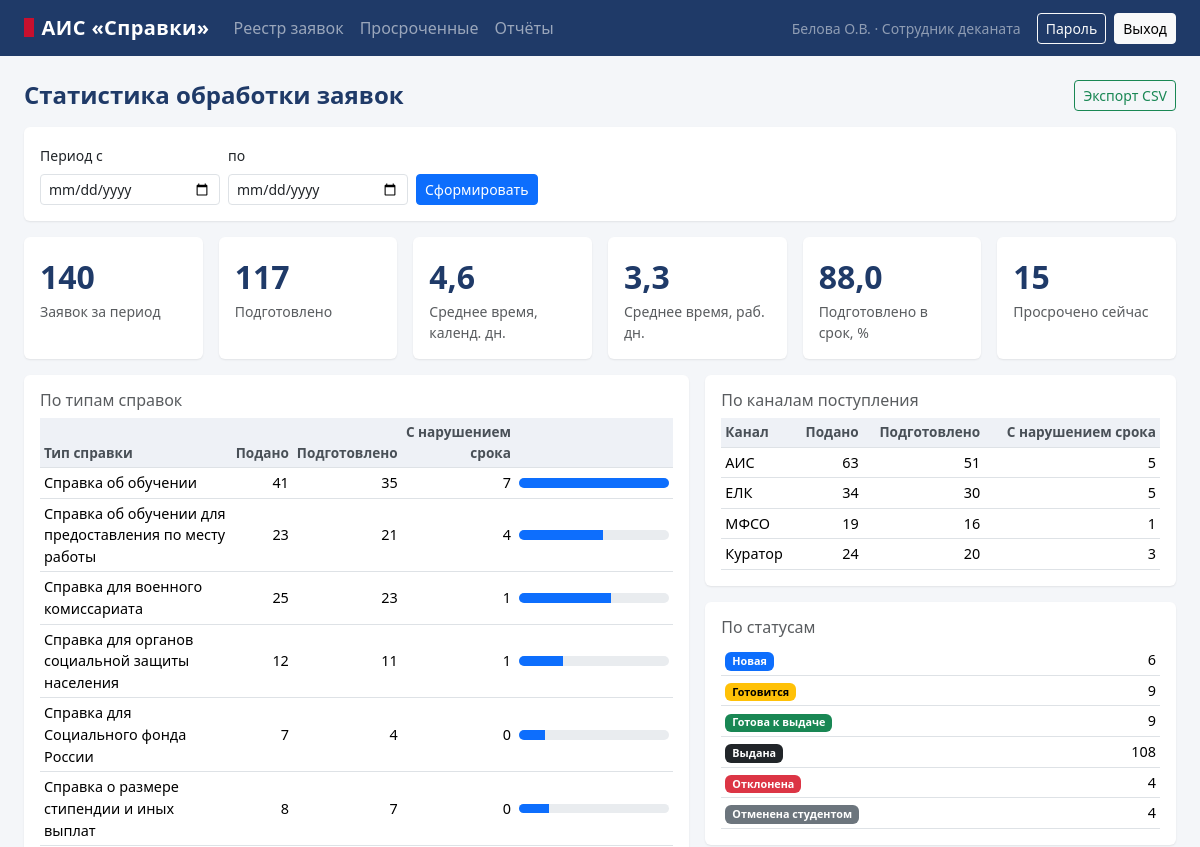
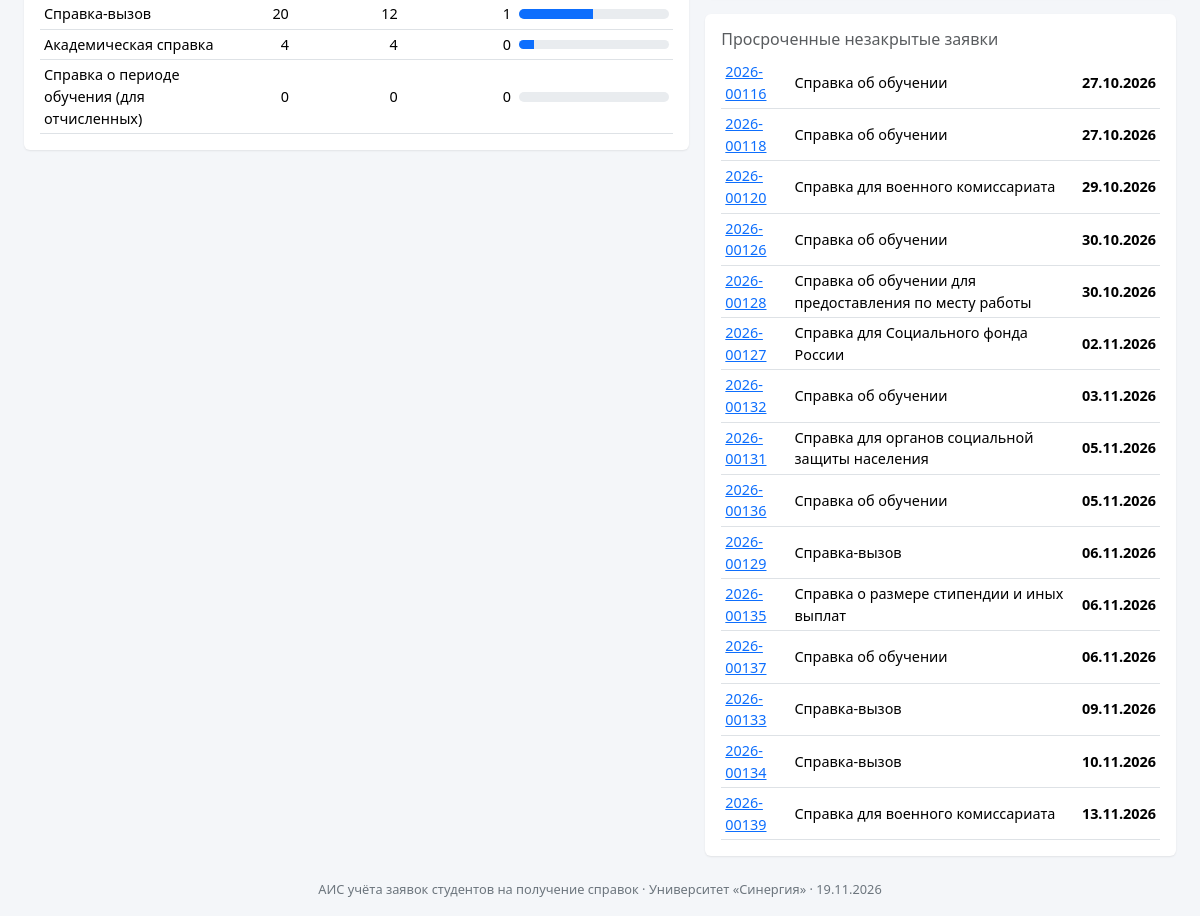
The page /staff/reports (signed in) on the database its author committed (2 pictures, top to bottom).
### app/models.py (models this page shows, shortened)
class User(db.Model):
    __tablename__ = "users"
    id = db.Column(db.Integer, primary_key=True)
    login = db.Column(db.String(40), unique=True, nullable=False, index=True)
    password_hash = db.Column(db.String(255), nullable=False)
    full_name = db.Column(db.String(120), nullable=False)
    email = db.Column(db.String(120))
    role_id = db.Column(db.Integer, db.ForeignKey("roles.id"), nullable=False)
    is_active = db.Column(db.Boolean, default=True, nullable=False)
    failed_logins = db.Column(db.Integer, default=0, nullable=False)
    locked_until = db.Column(db.DateTime)
    created_at = db.Column(db.DateTime, default=datetime.now, nullable=False)
    last_login_at = db.Column(db.DateTime)
    role = db.relationship("Role")
    student = db.relationship("Student", back_populates="user", uselist=False)
    @property
    def role_code(self):
        return self.role.code
    @property
    def short_name(self):
        parts = self.full_name.split()
        return parts[0] + " " + "".join(p[0] + "." for p in parts[1:3])

class Role(db.Model):
    __tablename__ = "roles"
    id = db.Column(db.Integer, primary_key=True)
    code = db.Column(db.String(10), unique=True, nullable=False)
    name = db.Column(db.String(60), nullable=False)

class CertType(db.Model):
    __tablename__ = "cert_types"
    id = db.Column(db.Integer, primary_key=True)
    code = db.Column(db.String(10), unique=True, nullable=False)
    name = db.Column(db.String(160), nullable=False)
    lead_days = db.Column(db.Integer, nullable=False)  # срок, рабочих дней
    max_copies = db.Column(db.Integer, default=3, nullable=False)
    printable = db.Column(db.Boolean, default=True, nullable=False)
    electronic = db.Column(db.Boolean, default=True, nullable=False)
    description = db.Column(db.String(400))
    is_active = db.Column(db.Boolean, default=True, nullable=False)
    sort_order = db.Column(db.Integer, default=100, nullable=False)

class Status(db.Model):
    __tablename__ = "statuses"
    id = db.Column(db.Integer, primary_key=True)
    code = db.Column(db.String(10), unique=True, nullable=False)
    name = db.Column(db.String(40), nullable=False)
    is_final = db.Column(db.Boolean, default=False, nullable=False)
    css = db.Column(db.String(20), default="secondary", nullable=False)
    sort_order = db.Column(db.Integer, default=100, nullable=False)

class Request(db.Model):
    __tablename__ = "requests"
    id = db.Column(db.Integer, primary_key=True)
    number = db.Column(db.String(10), unique=True, nullable=False, index=True)
    student_id = db.Column(db.Integer, db.ForeignKey("students.id"),
                           nullable=False, index=True)
    cert_type_id = db.Column(db.Integer, db.ForeignKey("cert_types.id"),
                             nullable=False)
    status_id = db.Column(db.Integer, db.ForeignKey("statuses.id"),
                          nullable=False, index=True)
    operator_id = db.Column(db.Integer, db.ForeignKey("users.id"))
    purpose = db.Column(db.String(200), nullable=False)
    copies = db.Column(db.Integer, default=1, nullable=False)
    delivery = db.Column(db.String(4), nullable=False)
    post_address = db.Column(db.String(250))
    student_comment = db.Column(db.String(400))
    channel = db.Column(db.String(4), default=CH_AIS, nullable=False,
                        index=True)                   # канал поступления
    ext_number = db.Column(db.String(30))             # № во внешнем канале
    name_dat = db.Column(db.String(120))              # ФИО в дательном падеже
    basis = db.Column(db.String(4))                   # код из VYZ_BASIS
    period_from = db.Column(db.Date)
    period_to = db.Column(db.Date)
    reject_reason = db.Column(db.String(400))
    created_at = db.Column(db.DateTime, default=datetime.now, nullable=False)
    planned_date = db.Column(db.Date, nullable=False)
    ready_at = db.Column(db.DateTime)
    closed_at = db.Column(db.DateTime)
    student = db.relationship("Student")
    cert_type = db.relationship("CertType")
    status = db.relationship("Status")
    operator = db.relationship("User")
    history = db.relationship("StatusHistory", back_populates="request",
                              order_by="StatusHistory.changed_at",
                              cascade="all, delete-orphan")
    type_check = db.relationship("TypeCheck", uselist=False, lazy="selectin",
                                 cascade="all, delete-orphan")
    def is_overdue(self, today=None):
        return (self.status.code in OPEN_STATUSES
                and self.planned_date < (today or date.today()))

### app/views/staff.py (the view)
@bp.route("/reports")
@role_required(*STAFF_ROLES)
def reports():
    d_from = parse_date(request.args.get("from"))
    d_to = parse_date(request.args.get("to"))
    stats = statistics(d_from, d_to)
    return render_template("staff/reports.html", s=stats,
                           d_from=d_from, d_to=d_to)

### app/__init__.py (called while the page is built)
def register_template_helpers(app):
    @app.context_processor
    def inject_globals():
        return {"today": date.today(), "DELIVERY": DELIVERY,
                "channels": CHANNELS, "VYZ_BASIS": VYZ_BASIS,
                "org_name": app.config["ORG_NAME"]}
    @app.template_filter("dt")
    def fmt_dt(value, fmt="%d.%m.%Y %H:%M"):
        return value.strftime(fmt) if value else "—"
    @app.template_filter("num")
    def fmt_num(value):
        return "—" if value is None else str(value).replace(".", ",")

### app/reports.py (called while the page is built)
def parse_date(value):
    try:
        return date.fromisoformat(value) if value else None
    except ValueError:
        return None

### app/security.py (called while the page is built)
def load_current_user():
    uid = session.get("uid")
    g.user = db.session.get(User, uid) if uid else None
    if g.user is not None and not g.user.is_active:
        session.clear()
        g.user = None

def login_required(view):
    @wraps(view)
    def wrapped(*args, **kwargs):
        if g.get("user") is None:
            flash("Войдите в систему", "warning")
            return redirect(url_for("auth.login", next=request.path))
        return view(*args, **kwargs)
    return wrapped

def role_required(*roles):
    def decorator(view):
        @wraps(view)
        @login_required
        def wrapped(*args, **kwargs):
            if g.user.role_code not in roles:
                audit("ACCESS_DENIED", details=request.path)
                db.session.commit()
                abort(403)
            return view(*args, **kwargs)
        return wrapped
    return decorator

def set_security_headers(response):
    response.headers.setdefault("X-Frame-Options", "DENY")
    response.headers.setdefault("X-Content-Type-Options", "nosniff")
    response.headers.setdefault("Referrer-Policy", "same-origin")
    response.headers.setdefault(
        "Content-Security-Policy",
        "default-src 'self'; img-src 'self' data:; style-src 'self' 'unsafe-inline'; "
        "script-src 'self'")
    return response

### app/workdays.py (called while the page is built)
def is_workday(day, holidays=frozenset()):
    if day in WORKING_WEEKENDS:
        return True
    return day.weekday() < 5 and day not in holidays

### app/templates/staff/reports.html (shortened to what this page needs)
{% extends "base.html" %}{% from "_macros.html" import status_badge %}
{% block content %}
<div class="d-flex justify-content-between align-items-center mb-3">
<h1 class="h4 page-title mb-0">Статистика обработки заявок</h1>
<a class="btn btn-outline-success btn-sm" href="{{ url_for('staff.reports_csv', **request.args) }}">Экспорт CSV</a></div>
<form class="card mb-3" method="get"><div class="card-body row g-2 align-items-end">
<div class="col-md-2"><label class="form-label small">Период с</label><input type="date" class="form-control form-control-sm" name="from" value="{{ d_from or '' }}"></div>
<div class="col-md-2"><label class="form-label small">по</label><input type="date" class="form-control form-control-sm" name="to" value="{{ d_to or '' }}"></div>
<div class="col-md-2"><button class="btn btn-primary btn-sm">Сформировать</button></div></div></form>
<div class="row g-3 mb-3">
{% for label, val in [('Заявок за период', s.total), ('Подготовлено', s.done), ('Среднее время, календ. дн.', s.avg_days), ('Среднее время, раб. дн.', s.avg_workdays), ('Подготовлено в срок, %', s.on_time_pct), ('Просрочено сейчас', s.overdue|length)] %}
<div class="col-md-2"><div class="card h-100"><div class="card-body"><div class="stat-num">{{ val|num }}</div><div class="small text-muted">{{ label }}</div></div></div></div>
{% endfor %}
</div>
<div class="row g-3">
<div class="col-lg-7"><div class="card"><div class="card-body">
<h2 class="h6 text-muted">По типам справок</h2>
<table class="table table-sm mb-0"><thead><tr><th>Тип справки</th><th class="text-end">Подано</th><th class="text-end">Подготовлено</th><th class="text-end">С нарушением срока</th><th class="w-25"></th></tr></thead>
{% set mx = (s.by_type.values()|map(attribute='total')|max) or 1 %}
{% for code, t in s.by_type.items() %}<tr><td>{{ t.name }}</td><td class="text-end">{{ t.total }}</td><td class="text-end">{{ t.done }}</td><td class="text-end">{{ t.late }}</td>
<td><div class="progress" style="height:.6rem"><div class="progress-bar" style="width: {{ (100 * t.total / mx)|round(0) }}%"></div></div></td></tr>{% endfor %}
</table></div></div></div>
<div class="col-lg-5"><div class="card mb-3"><div class="card-body">
<h2 class="h6 text-muted">По каналам поступления</h2>
<table class="table table-sm mb-0"><thead><tr><th>Канал</th><th class="text-end">Подано</th><th class="text-end">Подготовлено</th><th class="text-end">С нарушением срока</th></tr></thead>
{% for code, c in s.by_channel.items() %}<tr><td>{{ c.name }}</td><td class="text-end">{{ c.total }}</td><td class="text-end">{{ c.done }}</td><td class="text-end">{{ c.late }}</td></tr>{% endfor %}
</table></div></div>
<div class="card mb-3"><div class="card-body">
<h2 class="h6 text-muted">По статусам</h2>
<table class="table table-sm mb-0">{% for code, st in s.by_status.items() %}<tr><td><span class="badge text-bg-{{ st.css }}">{{ st.name }}</span></td><td class="text-end">{{ st.total }}</td></tr>{% endfor %}</table>
</div></div>
<div class="card"><div class="card-body"><h2 class="h6 text-muted">Просроченные незакрытые заявки</h2>
<table class="table table-sm mb-0">{% for r in s.overdue %}<tr><td><a href="{{ url_for('staff.process', req_id=r.id) }}">{{ r.number }}</a></td><td>{{ r.cert_type.name }}</td><td class="overdue">{{ r.planned_date.strftime('%d.%m.%Y') }}</td></tr>{% else %}<tr><td class="text-muted">Нет</td></tr>{% endfor %}</table>
</div></div></div>
</div>
{% endblock %}

### app/templates/base.html (shortened to what this page needs)
<!doctype html>
<html lang="ru">
<head>
  <link rel="stylesheet" href="{{ url_for('static', filename='css/bootstrap.min.css') }}">
  <link rel="stylesheet" href="{{ url_for('static', filename='css/app.css') }}">
</head>
<body>
{% if g.user %}
<nav class="navbar navbar-expand-lg navbar-dark navbar-ais no-print">
  <div class="container-fluid px-4">
    <a class="navbar-brand" href="{{ url_for('index') }}"><span class="mark"></span>АИС «Справки»</a>
    <div class="collapse navbar-collapse" id="nav">
      <ul class="navbar-nav me-auto">
        {% if g.user.role_code == 'STUDENT' %}
        <li class="nav-item"><a class="nav-link" href="{{ url_for('student.dashboard') }}">Кабинет</a></li>
        <li class="nav-item"><a class="nav-link" href="{{ url_for('student.new_request') }}">Заказать справку</a></li>
        <li class="nav-item"><a class="nav-link" href="{{ url_for('student.my_requests') }}">Мои заявки</a></li>
        {% else %}
        <li class="nav-item"><a class="nav-link" href="{{ url_for('staff.registry') }}">Реестр заявок</a></li>
        <li class="nav-item"><a class="nav-link" href="{{ url_for('staff.registry', overdue=1) }}">Просроченные</a></li>
        <li class="nav-item"><a class="nav-link" href="{{ url_for('staff.reports') }}">Отчёты</a></li>
        {% endif %}
      </ul>
      <span class="navbar-text text-white-50 me-3 small text-nowrap">{{ g.user.short_name }} · {{ g.user.role.name }}</span>
      <a class="btn btn-sm btn-outline-light me-2" href="{{ url_for('auth.password') }}">Пароль</a>
      <form method="post" action="{{ url_for('auth.logout') }}" class="d-inline">
        <button class="btn btn-sm btn-light">Выход</button>
      </form>
    </div>
  </div>
</nav>
{% endif %}
<main class="container-fluid px-4 py-4">
  {% block content %}{% endblock %}
</main>
<footer class="footer text-center pb-3 no-print">АИС учёта заявок студентов на получение справок · {{ org_name }} · {{ today.strftime('%d.%m.%Y') }}</footer>
</body>
</html>

### app/static/css/app.css (style rules this page uses)
:root { --ais-brand: #1f3a68; --ais-accent: #c8102e; }
body { background: #f4f6f9; }
.navbar-ais { background: var(--ais-brand); }
.navbar-ais .nav-link { white-space: nowrap; }
.navbar-ais .navbar-brand { font-weight: 600; letter-spacing: .02em; }
.navbar-ais .navbar-brand .mark { display:inline-block; width:.6rem; height:1.2rem; background: var(--ais-accent); margin-right:.5rem; vertical-align:-.15rem; }
.page-title { font-weight: 600; color: var(--ais-brand); }
.card { border: 0; box-shadow: 0 1px 2px rgba(0,0,0,.08); }
.stat-num { font-size: 2rem; font-weight: 600; color: var(--ais-brand); }
.table thead th { font-size: .85rem; color: #495057; background: #eef1f6; }
.table td { font-size: .9rem; vertical-align: middle; }
.overdue { color: var(--ais-accent); font-weight: 600; }
.footer { font-size: .8rem; color: #6c757d; }

### rows shown on the page
User: user.short_name "Белова О.В."
Role: user.role.name "Сотрудник деканата"
CertType: name "Справка об обучении", total "41", done "35", late "7", {{ (100 * t.total / mx)|round(0) }} 100.0 (drawn)
CertType: name "Справка об обучении для предоставления по месту работы", total "23", done "21", late "4", {{ (100 * t.total / mx)|round(0) }} 56.0 (drawn)
CertType: name "Справка для военного комиссариата", total "25", done "23", late "1", {{ (100 * t.total / mx)|round(0) }} 61.0 (drawn)
CertType: name "Справка для органов социальной защиты населения", total "12", done "11", late "1", {{ (100 * t.total / mx)|round(0) }} 29.0 (drawn)
CertType: name "Справка для Социального фонда России", total "7", done "4", late "0", {{ (100 * t.total / mx)|round(0) }} 17.0 (drawn)
CertType: name "Справка о размере стипендии и иных выплат", total "8", done "7", late "0", {{ (100 * t.total / mx)|round(0) }} 20.0 (drawn)
CertType: name "Справка-вызов", total "20", done "12", late "1", {{ (100 * t.total / mx)|round(0) }} 49.0 (drawn)
CertType: name "Академическая справка", total "4", done "4", late "0", {{ (100 * t.total / mx)|round(0) }} 10.0 (drawn)
CertType: name "Справка о периоде обучения (для отчисленных)", total "0", done "0", late "0"
Status: name "Новая", total "6"
Status: name "Готовится", total "9"
Status: name "Готова к выдаче", total "9"
Status: name "Выдана", total "108"
Status: name "Отклонена", total "4"
Status: name "Отменена студентом", total "4"
Request: number "2026-00116", cert_type.name "Справка об обучении", planned_date "27.10.2026"
Request: number "2026-00118", cert_type.name "Справка об обучении", planned_date "27.10.2026"
Request: number "2026-00120", cert_type.name "Справка для военного комиссариата", planned_date "29.10.2026"
Request: number "2026-00126", cert_type.name "Справка об обучении", planned_date "30.10.2026"
Request: number "2026-00128", cert_type.name "Справка об обучении для предоставления по месту работы", planned_date "30.10.2026"
Request: number "2026-00127", cert_type.name "Справка для Социального фонда России", planned_date "02.11.2026"
Request: number "2026-00132", cert_type.name "Справка об обучении", planned_date "03.11.2026"
Request: number "2026-00131", cert_type.name "Справка для органов социальной защиты населения", planned_date "05.11.2026"
Request: number "2026-00136", cert_type.name "Справка об обучении", planned_date "05.11.2026"
Request: number "2026-00129", cert_type.name "Справка-вызов", planned_date "06.11.2026"
Request: number "2026-00135", cert_type.name "Справка о размере стипендии и иных выплат", planned_date "06.11.2026"
Request: number "2026-00137", cert_type.name "Справка об обучении", planned_date "06.11.2026"
Request: number "2026-00133", cert_type.name "Справка-вызов", planned_date "09.11.2026"
Request: number "2026-00134", cert_type.name "Справка-вызов", planned_date "10.11.2026"
Request: number "2026-00139", cert_type.name "Справка для военного комиссариата", planned_date "13.11.2026"

### other values the page prints
{{ val|num }} "140" "117" "4,6" "3,3" "88,0" "15"
{{ label }} "Заявок за период" "Подготовлено" "Среднее время, календ. дн." "Среднее время, раб. дн." "Подготовлено в срок, %" "Просрочено сейчас"
{{ c.name }} "АИС" "ЕЛК" "МФСО" "Куратор"
{{ c.total }} "63" "34" "19" "24"
{{ c.done }} "51" "30" "16" "20"
{{ c.late }} "5" "5" "1" "3"
{{ org_name }} "Университет «Синергия»"
{{ today.strftime('%d.%m.%Y') }} "19.11.2026"
